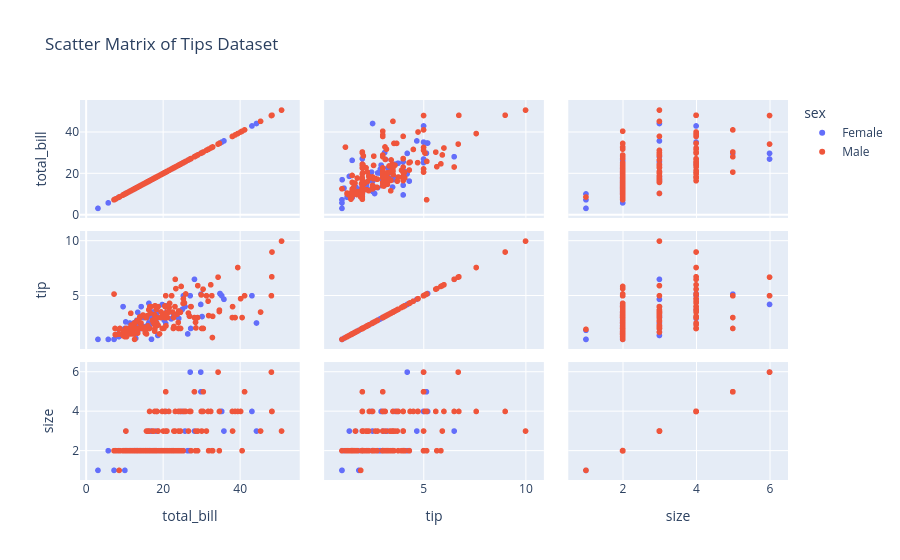

Notebook cell for this chart:
### Code cell
fig = px.scatter_matrix(
    tips,
    dimensions=['total_bill', 'tip', 'size'],
    color='sex',
    title='Scatter Matrix of Tips Dataset'
)
fig.show()

### Figure 1 — Plotly figure (JSON) as saved in the notebook; plotly's stock layout.template omitted (floating-point values rounded to 4 significant figures; data arrays with more than 128 entries replaced by an {"elided": "..."} marker saying what was removed)
{"data": [{"dimensions": [{"axis": {"matches": true}, "label": "total_bill", "values": [16.99, 24.59, 35.26, 14.83, 10.33, 16.97, 20.29, 15.77, 19.65, 15.06, 20.69, 16.93, 10.29, 34.81, 26.41, 16.45, 3.07, 17.07, 26.86, 25.28, 14.73, 10.07, 34.83, 5.75, 16.32, 22.75, 11.35, 15.38, 44.3, 22.42, 20.92, 14.31, 7.25, 25.71, 17.31, 10.65, 12.43, 24.08, 13.42, 12.48, 29.8, 14.52, 11.38, 20.27, 11.17, 12.26, 18.26, 8.51, 10.33, 14.15, 13.16, 17.47, 27.05, 16.43, 8.35, 18.64, 11.87, 29.85, 25.0, 13.39, 16.21, 17.51, 10.59, 10.63, 9.6, 20.9, 18.15, 19.81, 43.11, 13.0, 12.74, 13.0, 16.4, 16.47, 12.76, 13.27, 28.17, 12.9, 30.14, 13.42, 15.98, 16.27, 10.09, 22.12, 35.83, 27.18, 18.78]}, {"axis": {"matches": true}, "label": "tip", "values": [1.01, 3.61, 5.0, 3.02, 1.67, 3.5, 2.75, 2.23, 3.0, 3.0, 2.45, 3.07, 2.6, 5.2, 1.5, 2.47, 1.0, 3.0, 3.14, 5.0, 2.2, 1.83, 5.17, 1.0, 4.3, 3.25, 2.5, 3.0, 2.5, 3.48, 4.08, 4.0, 1.0, 4.0, 3.5, 1.5, 1.8, 2.92, 1.68, 2.52, 4.2, 2.0, 2.0, 2.83, 1.5, 2.0, 3.25, 1.25, 2.0, 2.0, 2.75, 3.5, 5.0, 2.3, 1.5, 1.36, 1.63, 5.14, 3.75, 2.61, 2.0, 3.0, 1.61, 2.0, 4.0, 3.5, 3.5, 4.19, 5.0, 2.0, 2.01, 2.0, 2.5, 3.23, 2.23, 2.5, 6.5, 1.1, 3.09, 3.48, 3.0, 2.5, 2.0, 2.88, 4.67, 2.0, 3.0]}, {"axis": {"matches": true}, "label": "size", "values": [2, 4, 4, 2, 3, 3, 2, 2, 2, 2, 4, 3, 2, 4, 2, 2, 1, 3, 2, 2, 2, 1, 4, 2, 2, 2, 2, 2, 3, 2, 2, 2, 1, 3, 2, 2, 2, 4, 2, 2, 6, 2, 2, 2, 2, 2, 2, 2, 2, 2, 2, 2, 6, 2, 2, 3, 2, 5, 4, 2, 3, 2, 2, 2, 2, 3, 3, 2, 4, 2, 2, 2, 2, 3, 2, 2, 3, 2, 4, 2, 3, 2, 2, 2, 3, 2, 2]}], "hovertemplate": "sex=Female<br>%{xaxis.title.text}=%{x}<br>%{yaxis.title.text}=%{y}<extra></extra>", "legendgroup": "Female", "marker": {"color": "#636efa", "symbol": "circle"}, "name": "Female", "showlegend": true, "type": "splom"}, {"dimensions": [{"axis": {"matches": true}, "label": "total_bill", "values": {"elided": "157 float values"}}, {"axis": {"matches": true}, "label": "tip", "values": {"elided": "157 float values"}}, {"axis": {"matches": true}, "label": "size", "values": {"elided": "157 int values"}}], "hovertemplate": "sex=Male<br>%{xaxis.title.text}=%{x}<br>%{yaxis.title.text}=%{y}<extra></extra>", "legendgroup": "Male", "marker": {"color": "#EF553B", "symbol": "circle"}, "name": "Male", "showlegend": true, "type": "splom"}], "layout": {"dragmode": "select", "legend": {"title": {"text": "sex"}, "tracegroupgap": 0}, "title": {"text": "Scatter Matrix of Tips Dataset"}}}
